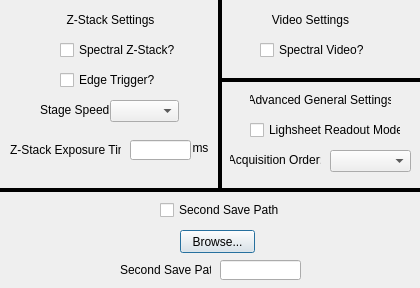
<?xml version="1.0" encoding="UTF-8"?>
<ui version="4.0">
 <class>AdvancedSettingsDialog</class>
 <widget class="QDialog" name="AdvancedSettingsDialog">
  <property name="geometry">
   <rect>
    <x>0</x>
    <y>0</y>
    <width>420</width>
    <height>288</height>
   </rect>
  </property>
  <property name="windowTitle">
   <string>Advanced Settings</string>
  </property>
  <widget class="QLabel" name="adv_general_settings_label">
   <property name="geometry">
    <rect>
     <x>250</x>
     <y>90</y>
     <width>141</width>
     <height>20</height>
    </rect>
   </property>
   <property name="text">
    <string>Advanced General Settings</string>
   </property>
   <property name="alignment">
    <set>Qt::AlignCenter</set>
   </property>
  </widget>
  <widget class="QComboBox" name="acq_order_combo_box">
   <property name="geometry">
    <rect>
     <x>330</x>
     <y>150</y>
     <width>81</width>
     <height>22</height>
    </rect>
   </property>
   <property name="whatsThis">
    <string>&lt;html&gt;&lt;head/&gt;&lt;body&gt;&lt;p&gt;Sets acquisition priority order.&lt;/p&gt;&lt;p&gt;If set to TIME_SAMP, the outermost loop will be the time points loop. All fish will be imaged in order, and then the program will wait for the next time point. This is the default acquisition mode.&lt;/p&gt;&lt;p&gt;If set to SAMP_TIME, the outermost loop will be the fish number loop. The first fish will be imaged, then the program will wait for the next time point, then the same fish will be imaged, and so on. Only once all time points are complete will the program move on to the next fish, for which it will complete another full time series.&lt;/p&gt;&lt;/body&gt;&lt;/html&gt;</string>
   </property>
   <property name="layoutDirection">
    <enum>Qt::LeftToRight</enum>
   </property>
  </widget>
  <widget class="QLabel" name="z_stack_exp_unit_label">
   <property name="geometry">
    <rect>
     <x>190</x>
     <y>140</y>
     <width>21</width>
     <height>16</height>
    </rect>
   </property>
   <property name="text">
    <string>ms</string>
   </property>
   <property name="alignment">
    <set>Qt::AlignCenter</set>
   </property>
  </widget>
  <widget class="QLabel" name="z_stack_settings_label">
   <property name="geometry">
    <rect>
     <x>60</x>
     <y>10</y>
     <width>101</width>
     <height>20</height>
    </rect>
   </property>
   <property name="text">
    <string>Z-Stack Settings</string>
   </property>
   <property name="alignment">
    <set>Qt::AlignCenter</set>
   </property>
  </widget>
  <widget class="QLineEdit" name="z_stack_exposure_line_edit">
   <property name="geometry">
    <rect>
     <x>130</x>
     <y>140</y>
     <width>61</width>
     <height>20</height>
    </rect>
   </property>
   <property name="whatsThis">
    <string>&lt;html&gt;&lt;head/&gt;&lt;body&gt;&lt;p&gt;Exposure time for use in Z-stack. If the Cycle Channels box is not checked, this exposure time must be less than or equal to 1/(stage speed) seconds. That is, if stage speed = 30, then the exposure time must be less than or equal to 1/30 = 33 ms.&lt;/p&gt;&lt;/body&gt;&lt;/html&gt;</string>
   </property>
  </widget>
  <widget class="QCheckBox" name="lsrm_check_box">
   <property name="geometry">
    <rect>
     <x>250</x>
     <y>120</y>
     <width>151</width>
     <height>20</height>
    </rect>
   </property>
   <property name="whatsThis">
    <string>&lt;html&gt;&lt;head/&gt;&lt;body&gt;&lt;p&gt;If checked, enables light sheet readout mode while acquiring images taken in fluorescent channels. LSRM  should be configured in the Spim Controls GUI before using it in acquisitions.&lt;/p&gt;&lt;/body&gt;&lt;/html&gt;</string>
   </property>
   <property name="text">
    <string>Lighsheet Readout Mode</string>
   </property>
  </widget>
  <widget class="QLabel" name="z_stack_exposure_label">
   <property name="geometry">
    <rect>
     <x>10</x>
     <y>140</y>
     <width>111</width>
     <height>20</height>
    </rect>
   </property>
   <property name="text">
    <string>Z-Stack Exposure Time:</string>
   </property>
  </widget>
  <widget class="QCheckBox" name="video_spectral_check_box">
   <property name="geometry">
    <rect>
     <x>260</x>
     <y>40</y>
     <width>121</width>
     <height>20</height>
    </rect>
   </property>
   <property name="whatsThis">
    <string>&lt;html&gt;&lt;head/&gt;&lt;body&gt;&lt;p&gt;If checked, Video acquisitions will change filters every frame in the order specified by the Channel Order above. Note that this significantly slows down video acquisitions since switching between channels takes time and is only meant to be used if timing between channel frames is very important.&lt;/p&gt;&lt;/body&gt;&lt;/html&gt;</string>
   </property>
   <property name="text">
    <string>Spectral Video?</string>
   </property>
  </widget>
  <widget class="QLabel" name="video_settings_label">
   <property name="geometry">
    <rect>
     <x>260</x>
     <y>10</y>
     <width>101</width>
     <height>20</height>
    </rect>
   </property>
   <property name="text">
    <string>Video Settings</string>
   </property>
   <property name="alignment">
    <set>Qt::AlignCenter</set>
   </property>
  </widget>
  <widget class="QCheckBox" name="z_stack_spectral_check_box">
   <property name="geometry">
    <rect>
     <x>60</x>
     <y>40</y>
     <width>121</width>
     <height>20</height>
    </rect>
   </property>
   <property name="whatsThis">
    <string>&lt;html&gt;&lt;head/&gt;&lt;body&gt;&lt;p&gt;If checked, Z-stack acquisitions will change filters every frame in the order specified by the Channel Order above. The stage will move by the amount specified by Stepsize, take an image with each channel, move by the Stepsize again, take images in all channels, and so on. &lt;/p&gt;&lt;p&gt;Note that this is very fringe and should only be used if images of the same plane with different channels is time-sensitive for some reason.&lt;/p&gt;&lt;/body&gt;&lt;/html&gt;</string>
   </property>
   <property name="text">
    <string>Spectral Z-Stack?</string>
   </property>
  </widget>
  <widget class="QLabel" name="stage_speed_label">
   <property name="geometry">
    <rect>
     <x>40</x>
     <y>100</y>
     <width>71</width>
     <height>20</height>
    </rect>
   </property>
   <property name="text">
    <string>Stage Speed:</string>
   </property>
  </widget>
  <widget class="QComboBox" name="stage_speed_combo_box">
   <property name="geometry">
    <rect>
     <x>110</x>
     <y>100</y>
     <width>69</width>
     <height>22</height>
    </rect>
   </property>
   <property name="whatsThis">
    <string>&lt;html&gt;&lt;head/&gt;&lt;body&gt;&lt;p&gt;Sets stage speed to be used during continuous Z-stack. Note that this value is irrelevant if Spectral Scan is checked above.&lt;/p&gt;&lt;p&gt;Since 30 is the full sensor maximum framerate of the PCO camera, 30 um/s is the current default speed. &lt;/p&gt;&lt;/body&gt;&lt;/html&gt;</string>
   </property>
  </widget>
  <widget class="Line" name="line">
   <property name="geometry">
    <rect>
     <x>-50</x>
     <y>180</y>
     <width>531</width>
     <height>20</height>
    </rect>
   </property>
   <property name="font">
    <font>
     <pointsize>8</pointsize>
    </font>
   </property>
   <property name="frameShadow">
    <enum>QFrame::Plain</enum>
   </property>
   <property name="lineWidth">
    <number>4</number>
   </property>
   <property name="orientation">
    <enum>Qt::Horizontal</enum>
   </property>
  </widget>
  <widget class="Line" name="line_2">
   <property name="geometry">
    <rect>
     <x>210</x>
     <y>-140</y>
     <width>20</width>
     <height>331</height>
    </rect>
   </property>
   <property name="frameShadow">
    <enum>QFrame::Plain</enum>
   </property>
   <property name="lineWidth">
    <number>4</number>
   </property>
   <property name="orientation">
    <enum>Qt::Vertical</enum>
   </property>
  </widget>
  <widget class="QCheckBox" name="edge_trigger_check_box">
   <property name="geometry">
    <rect>
     <x>60</x>
     <y>70</y>
     <width>121</width>
     <height>20</height>
    </rect>
   </property>
   <property name="whatsThis">
    <string>&lt;html&gt;&lt;head/&gt;&lt;body&gt;&lt;p&gt;If checked, Z-stack acquisitions will change filters every frame in the order specified by the Channel Order above. The stage will move by the amount specified by Stepsize, take an image with each channel, move by the Stepsize again, take images in all channels, and so on. &lt;/p&gt;&lt;p&gt;Note that this is very fringe and should only be used if images of the same plane with different channels is time-sensitive for some reason.&lt;/p&gt;&lt;/body&gt;&lt;/html&gt;</string>
   </property>
   <property name="text">
    <string>Edge Trigger?</string>
   </property>
  </widget>
  <widget class="QLabel" name="acq_order_label">
   <property name="geometry">
    <rect>
     <x>230</x>
     <y>150</y>
     <width>91</width>
     <height>20</height>
    </rect>
   </property>
   <property name="text">
    <string>Acquisition Order:</string>
   </property>
   <property name="alignment">
    <set>Qt::AlignCenter</set>
   </property>
  </widget>
  <widget class="Line" name="line_3">
   <property name="geometry">
    <rect>
     <x>220</x>
     <y>70</y>
     <width>531</width>
     <height>20</height>
    </rect>
   </property>
   <property name="font">
    <font>
     <pointsize>8</pointsize>
    </font>
   </property>
   <property name="frameShadow">
    <enum>QFrame::Plain</enum>
   </property>
   <property name="lineWidth">
    <number>4</number>
   </property>
   <property name="orientation">
    <enum>Qt::Horizontal</enum>
   </property>
  </widget>
  <widget class="QLabel" name="save_label">
   <property name="geometry">
    <rect>
     <x>120</x>
     <y>260</y>
     <width>91</width>
     <height>20</height>
    </rect>
   </property>
   <property name="text">
    <string>Second Save Path:</string>
   </property>
  </widget>
  <widget class="QPushButton" name="second_save_path_browse_button">
   <property name="geometry">
    <rect>
     <x>180</x>
     <y>230</y>
     <width>75</width>
     <height>23</height>
    </rect>
   </property>
   <property name="whatsThis">
    <string>&lt;html&gt;&lt;head/&gt;&lt;body&gt;&lt;p&gt;Browse and choose directory for acquisition to be saved&lt;/p&gt;&lt;/body&gt;&lt;/html&gt;</string>
   </property>
   <property name="text">
    <string>Browse...</string>
   </property>
  </widget>
  <widget class="QLineEdit" name="second_save_path_line_edit">
   <property name="geometry">
    <rect>
     <x>220</x>
     <y>260</y>
     <width>81</width>
     <height>20</height>
    </rect>
   </property>
   <property name="whatsThis">
    <string>&lt;html&gt;&lt;head/&gt;&lt;body&gt;&lt;p&gt;Save location of acquisition&lt;/p&gt;&lt;/body&gt;&lt;/html&gt;</string>
   </property>
  </widget>
  <widget class="QCheckBox" name="second_save_path_check_box">
   <property name="geometry">
    <rect>
     <x>160</x>
     <y>200</y>
     <width>121</width>
     <height>20</height>
    </rect>
   </property>
   <property name="whatsThis">
    <string>&lt;html&gt;&lt;head/&gt;&lt;body&gt;&lt;p&gt;If checked, Video acquisitions will change filters every frame in the order specified by the Channel Order above. Note that this significantly slows down video acquisitions since switching between channels takes time and is only meant to be used if timing between channel frames is very important.&lt;/p&gt;&lt;/body&gt;&lt;/html&gt;</string>
   </property>
   <property name="text">
    <string>Second Save Path</string>
   </property>
  </widget>
 </widget>
 <resources/>
 <connections/>
</ui>
